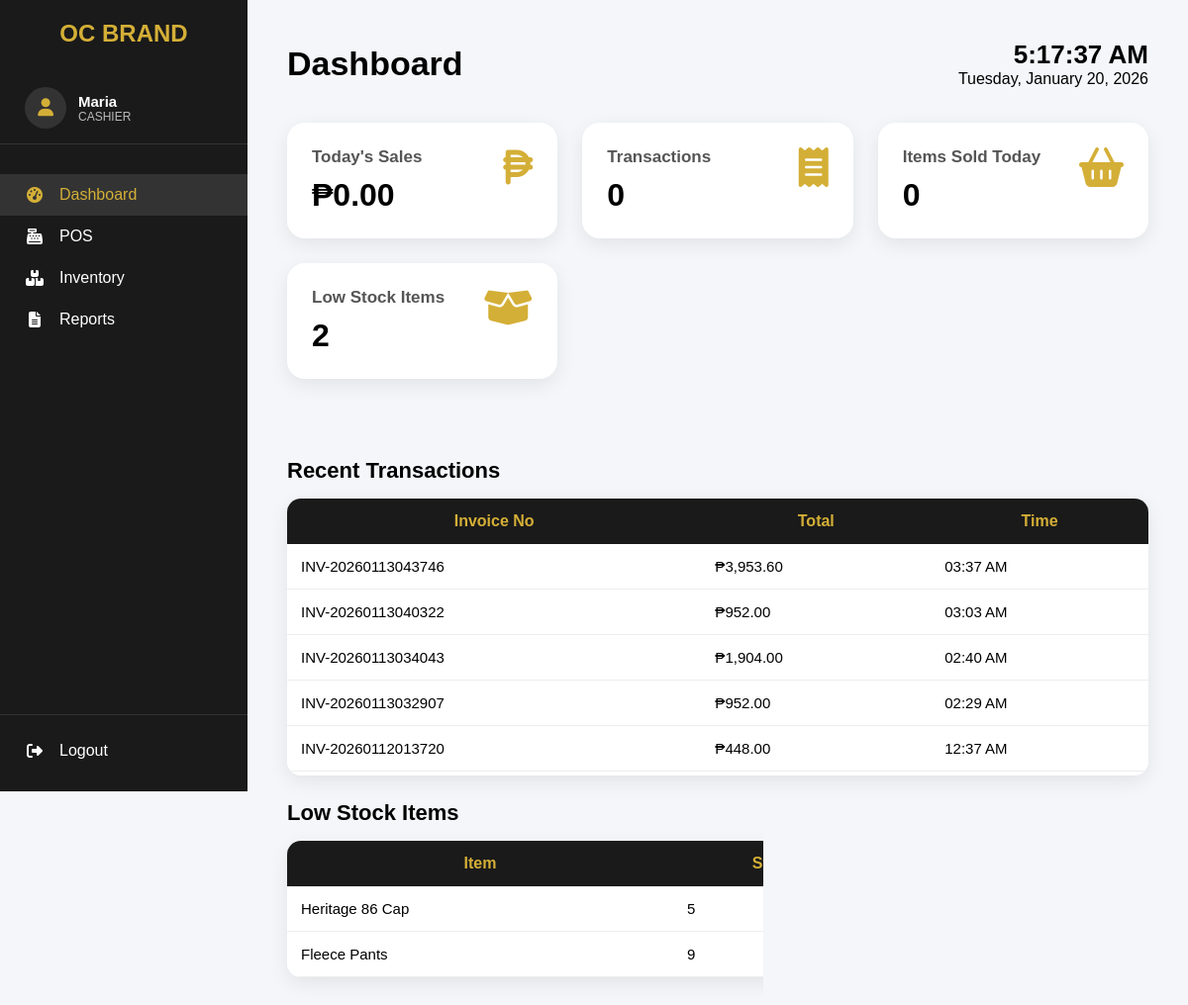
Page /cashier/dashboard.php (signed in) on the committed database.
### tables this page shows
CREATE TABLE `accounts` (
  `id` int(11) NOT NULL,
  `account_id` varchar(10) NOT NULL,
  `role` enum('cashier','admin') NOT NULL,
  `fname` varchar(100) NOT NULL,
  `mname` varchar(100) NOT NULL,
  `lname` varchar(100) NOT NULL,
  `address` varchar(255) NOT NULL,
  `contact` varchar(50) NOT NULL,
  `password` varchar(255) NOT NULL,
  `photo` text NOT NULL,
  `created_at` timestamp NOT NULL DEFAULT current_timestamp()
);

CREATE TABLE `sales` (
  `id` int(11) NOT NULL,
  `invoice_no` varchar(50) DEFAULT NULL,
  `total` decimal(10,2) DEFAULT NULL,
  `vat` decimal(10,2) DEFAULT NULL,
  `cash` decimal(10,2) DEFAULT NULL,
  `change_amount` decimal(10,2) DEFAULT NULL,
  `customer_name` varchar(100) DEFAULT NULL,
  `customer_tin` varchar(50) DEFAULT NULL,
  `admin` varchar(100) DEFAULT NULL,
  `created_at` timestamp NOT NULL DEFAULT current_timestamp()
);

CREATE TABLE `products` (
  `id` int(11) NOT NULL,
  `brand` varchar(100) NOT NULL,
  `name` varchar(150) NOT NULL,
  `category` varchar(50) NOT NULL,
  `srp` decimal(10,2) NOT NULL,
  `price` decimal(10,2) NOT NULL,
  `quantity` int(11) NOT NULL,
  `image` text DEFAULT NULL,
  `created_at` timestamp NOT NULL DEFAULT current_timestamp()
);

### cashier/dashboard.php (the view, shortened to what this page needs)
<?php
require "../db.php";
$todayStart = date('Y-m-d 00:00:00');
$todayEnd   = date('Y-m-d 23:59:59');
$q = $conn->query("
    SELECT
        SUM(total) AS sales,
        COUNT(*) AS transactions
    FROM sales
    WHERE created_at BETWEEN '$todayStart' AND '$todayEnd'
");
$today = $q->fetch_assoc();
$q = $conn->query("
    SELECT SUM(quantity) AS qty
    FROM sales_items si
    JOIN sales s ON s.id = si.sale_id
    WHERE s.created_at BETWEEN '$todayStart' AND '$todayEnd'
");
$itemsSold = $q->fetch_assoc()['qty'] ?? 0;
$q = $conn->query("
    SELECT COUNT(*) AS low_stock
    FROM products
    WHERE quantity <= 9
");
$lowStockCount = $q->fetch_assoc()['low_stock'];
$recentSales = [];
$q = $conn->query("
    SELECT invoice_no, total, created_at
    FROM sales
    ORDER BY created_at DESC
    LIMIT 20
");
while ($r = $q->fetch_assoc()) {
    $recentSales[] = $r;
}
$lowStockItems = [];
$q = $conn->query("
    SELECT name, quantity, category
    FROM products
    WHERE quantity <= 9
    ORDER BY quantity ASC
");
while ($r = $q->fetch_assoc()) {
    $lowStockItems[] = $r;
}
$currentPage = basename($_SERVER['PHP_SELF'], '.php');
?>
<!DOCTYPE html>
<html lang="en">
<head>
<link rel="stylesheet" href="https://cdnjs.cloudflare.com/ajax/libs/font-awesome/6.5.0/css/all.min.css">
</head>
<body>
<?php include "sidebar.php"; ?>
<div class="main-content">
<div class="dashboard-header">
    <h1>Dashboard</h1>
    <div class="datetime-box">
        <div class="time" id="realTime">--:--:--</div>
        <div id="realDate">Loading date...</div>
    </div>
</div>
<div class="cards">
<div class="cards">
    <a href="reports.php" class="card-link">
        <div class="card">
            <i class="fas fa-peso-sign"></i>
            <h3>Today's Sales</h3>
            <div class="value">₱<?= number_format($today['sales'] ?? 0, 2) ?></div>
        </div>
    </a>
    <a href="reports.php" class="card-link">
        <div class="card">
            <i class="fas fa-receipt"></i>
            <h3>Transactions</h3>
            <div class="value"><?= $today['transactions'] ?? 0 ?></div>
        </div>
    </a>
    <a href="reports.php" class="card-link">
        <div class="card">
            <i class="fas fa-shopping-basket"></i>
            <h3>Items Sold Today</h3>
            <div class="value"><?= $itemsSold ?></div>
        </div>
    </a>
    <a href="inventory.php" class="card-link">
        <div class="card">
            <i class="fas fa-box-open"></i>
            <h3>Low Stock Items</h3>
            <div class="value"><?= $lowStockCount ?></div>
        </div>
    </a>
</div>
</div>
<h2 class="section-title">Recent Transactions</h2>
<div class="table-wrapper">
<table>
<thead>
<tr>
    <th>Invoice No</th>
    <th>Total</th>
    <th>Time</th>
</tr>
</thead>
<tbody>
<?php if(empty($recentSales)): ?>
<tr><td colspan="3" style="text-align:center">No data</td></tr>
<?php else: foreach($recentSales as $r): ?>
<tr>
    <td><?= htmlspecialchars($r['invoice_no']) ?></td>
    <td>₱<?= number_format($r['total'],2) ?></td>
    <td><?= date('h:i A', strtotime($r['created_at'])) ?></td>
</tr>
<?php endforeach; endif; ?>
</tbody>
</table>
</div>
<h2 class="section-title">Low Stock Items</h2>
<div class="table-wrapper">
<table>
<thead>
<tr>
    <th>Item</th>
    <th>Stock</th>
    <th>Category</th>
</tr>
</thead>
<tbody>
<?php if(empty($lowStockItems)): ?>
<tr><td colspan="3" style="text-align:center">All stocks healthy 🎉</td></tr>
<?php else: foreach($lowStockItems as $p): ?>
<tr>
    <td><?= htmlspecialchars($p['name']) ?></td>
    <td><?= $p['quantity'] ?></td>
    <td><?= htmlspecialchars($p['category']) ?></td>
</tr>
<?php endforeach; endif; ?>
</tbody>
</table>
</div>
</div>
</body>
</html>

### cashier/sidebar.php (shortened to what this page needs)
<?php
require_once __DIR__ . "/../db.php";
$userId = (int) $_SESSION['user_id'];
$stmt = $conn->prepare("SELECT fname, role FROM accounts WHERE id = ?");
$stmt->bind_param("i", $userId);
$stmt->execute();
$user = $stmt->get_result()->fetch_assoc();
$fname = htmlspecialchars($user['fname'] ?? '', ENT_QUOTES, 'UTF-8');
$role  = htmlspecialchars($user['role'] ?? '', ENT_QUOTES, 'UTF-8');
?>
<div class="sidebar">
    <div>
        <h2>OC Brand</h2>
        <div class="sidebar-user">
            <div class="avatar">
                <i class="fas fa-user"></i>
            </div>
            <div class="user-info">
                <span class="name"><?= $fname ?></span>
                <span class="role"><?= ucfirst($role) ?></span>
            </div>
        </div>
        <a href="dashboard.php" class="<?= $currentPage === 'dashboard' ? 'active' : '' ?>">
            <i class="fas fa-tachometer-alt"></i> Dashboard
        </a>
        <a href="pos.php" class="<?= $currentPage === 'pos' ? 'active' : '' ?>">
            <i class="fas fa-cash-register"></i> POS
        </a>
        <a href="inventory.php" class="<?= $currentPage === 'inventory' ? 'active' : '' ?>">
            <i class="fas fa-boxes"></i> Inventory
        </a>
        <a href="reports.php" class="<?= $currentPage === 'reports' ? 'active' : '' ?>">
            <i class="fas fa-file-alt"></i> Reports
        </a>
    </div>
    <div class="logout">
        <a href="#" onclick="confirmLogout(event)">
            <i class="fas fa-sign-out-alt"></i> Logout
        </a>
    </div>
</div>

### cashier/dashboard.php (style rules this page uses)
* { margin: 0; padding: 0; box-sizing: border-box; font-family: "Poppins", sans-serif; }
body { display: flex; background: #f4f6f9; min-height: 100vh; }
.main-content { flex: 1; padding: 40px; margin-left: 250px; }
.dashboard-header { display: flex; justify-content: space-between; align-items: center; margin-bottom: 35px; }
.dashboard-header h1 { font-size: 34px; font-weight: 700; }
.datetime-box { text-align: right; }
.datetime-box .time { font-size: 26px; font-weight: 700; }
.cards { display: grid; grid-template-columns: repeat(auto-fit, minmax(260px,1fr)); gap: 25px; margin-bottom: 40px; }
.card { background: #fff; padding: 25px; border-radius: 18px; box-shadow: 0 6px 20px rgba(0,0,0,0.08); }
.card i { float: right; font-size: 40px; color: #d4af37; }
.card h3 { font-size: 17px; color: #555; }
.value { font-size: 32px; font-weight: 700; margin-top: 10px; }
.section-title { font-size: 22px; margin: 25px 0 15px; }
.table-wrapper { max-height: 280px; overflow-y: auto; background: #fff; border-radius: 14px; box-shadow: 0 6px 20px rgba(0,0,0,0.08); }
table { width: 100%; border-collapse: collapse; }
thead th { position: sticky; top: 0; background: #1a1a1a; color: #d4af37; padding: 14px; }
td { padding: 14px; border-bottom: 1px solid #eee; font-size: 15px; }
.card-link { text-decoration: none; color: inherit; display: block; }
.card-link .card { cursor: pointer; }

### cashier/sidebar.php (style rules this page uses)
.sidebar { width: 250px; height: 100vh; background-color: #1a1a1a; color: #fff; position: fixed; display: flex; flex-direction: column; justify-content: space-between; padding: 20px 0; }
.sidebar h2 { color: #d4af37; text-align: center; margin-bottom: 25px; font-size: 24px; text-transform: uppercase; }
.sidebar-user { display: flex; align-items: center; gap: 12px; padding: 15px 25px; margin-bottom: 30px; border-bottom: 1px solid #333; }
.sidebar-user .avatar { width: 42px; height: 42px; background: #333; border-radius: 50%; display: flex; align-items: center; justify-content: center; color: #d4af37; font-size: 18px; }
.sidebar-user .user-info { display: flex; flex-direction: column; }
.sidebar-user .name { font-size: 15px; font-weight: 600; }
.sidebar-user .role { font-size: 12px; color: #bbb; text-transform: uppercase; }
.sidebar a { display: flex; align-items: center; padding: 12px 25px; color: #fff; text-decoration: none; font-size: 16px; transition: background 0.3s, color 0.3s; }
.sidebar a i { width: 20px; margin-right: 15px; text-align: center; }
.sidebar a:hover, .sidebar a.active { background-color: #333; color: #d4af37; }
.logout { border-top: 1px solid #333; padding-top: 15px; }

### rows in the picture
accounts: fname "Maria", role "CASHIER"
sales: invoice_no "INV-20260113043746", total "3,953.60", created_at "03:37 AM"
sales: invoice_no "INV-20260113040322", total "952.00", created_at "03:03 AM"
sales: invoice_no "INV-20260113034043", total "1,904.00", created_at "02:40 AM"
sales: invoice_no "INV-20260113032907", total "952.00", created_at "02:29 AM"
sales: invoice_no "INV-20260112013720", total "448.00", created_at "12:37 AM"
products: name "Heritage 86 Cap", quantity "5"
products: name "Fleece Pants", quantity "9"

### other values in the picture
$today['sales'] "0.00"
$today['transactions'] "0"
$itemsSold "0"
$lowStockCount "2"
